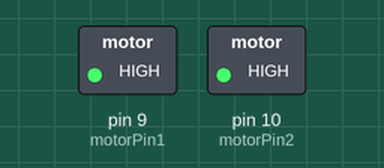
Bench run of a sketch on a simulated Arduino Uno, built with avr-gcc and run on an emulated ATmega328P. On the bench: switched loads named in the sketch (green lamp = pin HIGH). Dashed ring = blinking.

Above: at 0.2 s.
At 2.2 s:
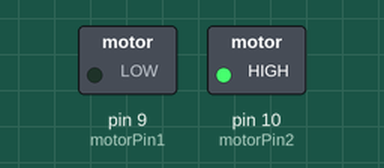
Timing chart, 0 to 3.5 s (numbered marks = the images above):
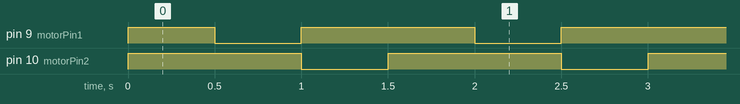

Measured:
- by itself, pin 9 (motorPin1): repeats every 1.5 s: LOW 0.50 s, HIGH 1.0 s
- by itself, pin 10 (motorPin2): alternates HIGH for 1.0 s and LOW for 0.50 s
- by itself, everything shown: repeats every 1.5 s, in 3 steps

The sketch:

Circuit_10.ino
```cpp
const int motorPin1 = 9;
const int motorPin2 = 10;

void setup()
{
  // Set up the motor pin to be an output:
  pinMode(motorPin1, OUTPUT);
  pinMode(motorPin2, OUTPUT);

  // Set up the serial port:
  Serial.begin(9600);
}


void loop()
{
  digitalWrite(motorPin1, 1);
  digitalWrite(motorPin2, 1);
  delay(500);
  digitalWrite(motorPin1, 0);
  delay(500);
  digitalWrite(motorPin2, 0);
  digitalWrite(motorPin1, 1);
  delay(500);
}
```
